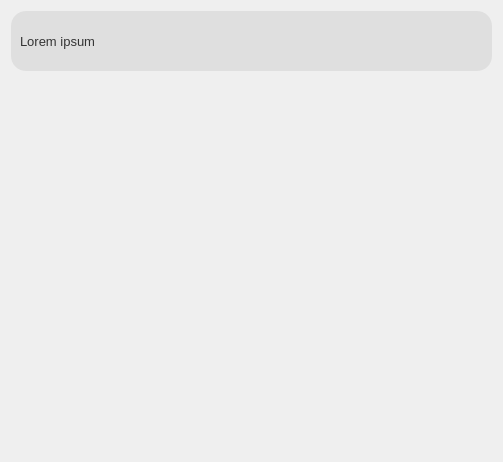
               <widget class="QWidget" name="schoolScrollAreaWidgetContents">
                <property name="geometry">
                 <rect>
                  <x>0</x>
                  <y>0</y>
                  <width>503</width>
                  <height>462</height>
                 </rect>
                </property>
                <layout class="QVBoxLayout" name="verticalLayout_14">
                 <property name="spacing">
                  <number>5</number>
                 </property>
                 <item>
                  <layout class="QVBoxLayout" name="verticalLayout_15">
                   <property name="spacing">
                    <number>5</number>
                   </property>
                   <item>
                    <widget class="QFrame" name="taskFrameTemplate_3">
                     <property name="minimumSize">
                      <size>
                       <width>480</width>
                       <height>60</height>
                      </size>
                     </property>
                     <property name="maximumSize">
                      <size>
                       <width>16777215</width>
                       <height>80</height>
                      </size>
                     </property>
                     <property name="styleSheet">
                      <string notr="true">QFrame{
background-color:#DFDFDF;
border: none;
border-radius: 15px;
color: #343434;

}

QFrame:hover{
	background-color: #cccccc;
}</string>
                     </property>
                     <property name="frameShape">
                      <enum>QFrame::StyledPanel</enum>
                     </property>
                     <property name="frameShadow">
                      <enum>QFrame::Raised</enum>
                     </property>
                     <layout class="QHBoxLayout" name="horizontalLayout_7">
                      <property name="spacing">
                       <number>20</number>
                      </property>
                      <item>
                       <widget class="QLabel" name="taskContentLabelTemplate_3">
                        <property name="sizePolicy">
                         <sizepolicy hsizetype="Expanding" vsizetype="Preferred">
                          <horstretch>0</horstretch>
                          <verstretch>0</verstretch>
                         </sizepolicy>
                        </property>
                        <property name="minimumSize">
                         <size>
                          <width>0</width>
                          <height>20</height>
                         </size>
                        </property>
                        <property name="maximumSize">
                         <size>
                          <width>400</width>
                          <height>60</height>
                         </size>
                        </property>
                        <property name="font">
                         <font>
                          <pointsize>10</pointsize>
                         </font>
                        </property>
                        <property name="styleSheet">
                         <string notr="true">border: none;
color: #343434;
background-color: none;
</string>
                        </property>
                        <property name="text">
                         <string>Lorem ipsum</string>
                        </property>
                        <property name="wordWrap">
                         <bool>true</bool>
                        </property>
                       </widget>
                      </item>
                      <item>
                       <widget class="QPushButton" name="trashButtonTaskTemplate_3">
                        <property name="sizePolicy">
                         <sizepolicy hsizetype="Fixed" vsizetype="Fixed">
                          <horstretch>0</horstretch>
                          <verstretch>0</verstretch>
                         </sizepolicy>
                        </property>
                        <property name="minimumSize">
                         <size>
                          <width>40</width>
                          <height>40</height>
                         </size>
                        </property>
                        <property name="maximumSize">
                         <size>
                          <width>50</width>
                          <height>50</height>
                         </size>
                        </property>
                        <property name="styleSheet">
                         <string notr="true">QPushButton{
border:none;
border-radius: 15px;
}

QPushButton:hover{
	background-color: #b3b3b3;
}</string>
                        </property>
                        <property name="text">
                         <string/>
                        </property>
                        <property name="icon">
                         <iconset>
                          <normaloff>resources/recycle-bin.png</normaloff>resources/recycle-bin.png</iconset>
                        </property>
                        <property name="iconSize">
                         <size>
                          <width>17</width>
                          <height>16</height>
                         </size>
                        </property>
                       </widget>
                      </item>
                     </layout>
                    </widget>
                   </item>
                   <item>
                    <spacer name="verticalSpacer_8">
                     <property name="orientation">
                      <enum>Qt::Vertical</enum>
                     </property>
                     <property name="sizeHint" stdset="0">
                      <size>
                       <width>20</width>
                       <height>40</height>
                      </size>
                     </property>
                    </spacer>
                   </item>
                  </layout>
                 </item>
                </layout>
               </widget>
